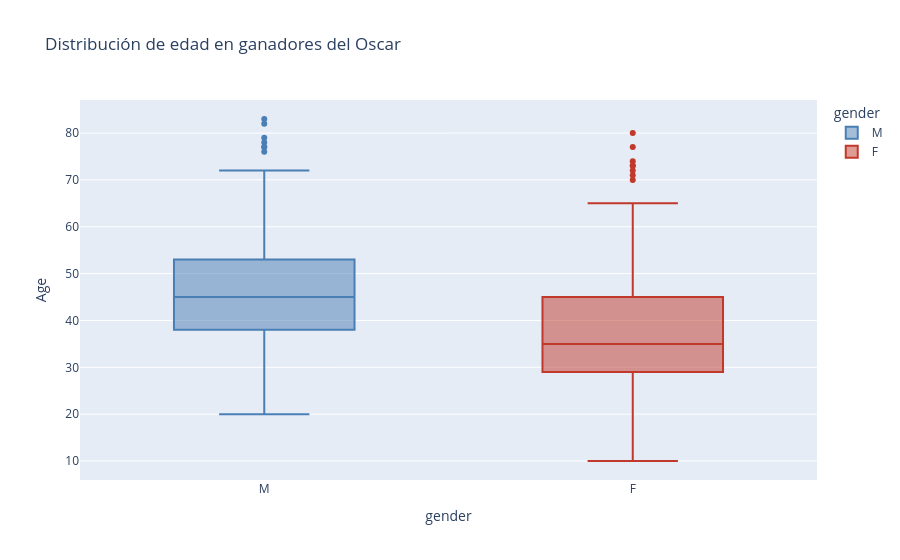

The notebook cell saved with this chart:
### Code cell
import plotly.express as px

fig = px.box(acting[acting["Winner"]==True], 
             x="gender", 
             y="Age",
             title="Distribución de edad en ganadores del Oscar",
             color="gender",
             color_discrete_map={'M': '#4A7FB5', 'F': '#C0392B'})

fig.show()

### Figure 1 — Plotly figure (JSON) as saved in the notebook; plotly's stock layout.template omitted (floating-point values rounded to 4 significant figures; data arrays with more than 128 entries replaced by an {"elided": "..."} marker saying what was removed)
{"data": [{"alignmentgroup": "True", "hovertemplate": "gender=%{x}<br>Age=%{y}<extra></extra>", "legendgroup": "M", "marker": {"color": "#4A7FB5"}, "name": "M", "notched": false, "offsetgroup": "M", "orientation": "v", "showlegend": true, "type": "box", "x": {"elided": "188 str values"}, "x0": " ", "xaxis": "x", "y": {"elided": "188 int values"}, "y0": " ", "yaxis": "y"}, {"alignmentgroup": "True", "hovertemplate": "gender=%{x}<br>Age=%{y}<extra></extra>", "legendgroup": "F", "marker": {"color": "#C0392B"}, "name": "F", "notched": false, "offsetgroup": "F", "orientation": "v", "showlegend": true, "type": "box", "x": {"elided": "189 str values"}, "x0": " ", "xaxis": "x", "y": {"elided": "189 int values"}, "y0": " ", "yaxis": "y"}], "layout": {"boxmode": "overlay", "legend": {"title": {"text": "gender"}, "tracegroupgap": 0}, "title": {"text": "Distribución de edad en ganadores del Oscar"}, "xaxis": {"anchor": "y", "categoryarray": ["M", "F"], "categoryorder": "array", "domain": [0, 1], "title": {"text": "gender"}}, "yaxis": {"anchor": "x", "domain": [0, 1], "title": {"text": "Age"}}}}
